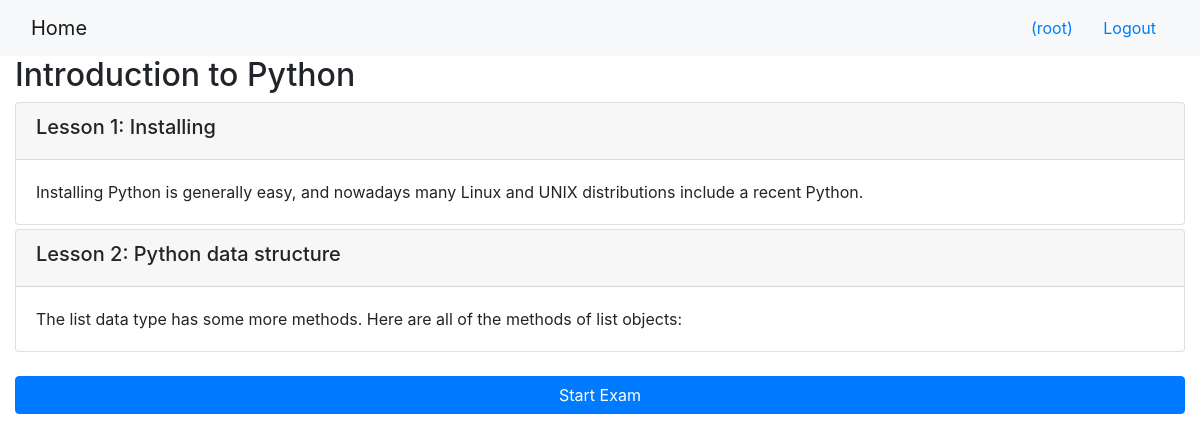
The page /onlinecourse/2/ (signed in) on the database as committed earlier.
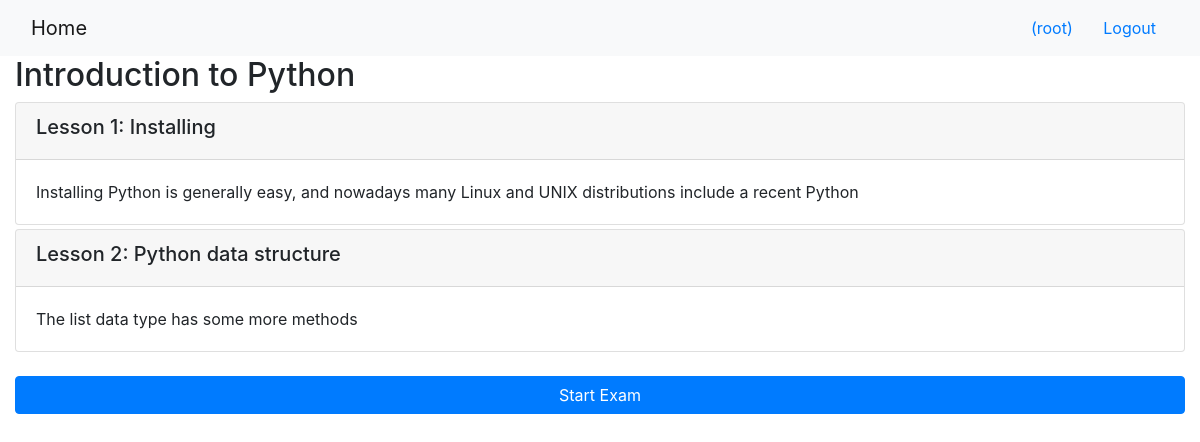
The same page on the database as committed later.
### onlinecourse/models.py (models this page shows, shortened)
class Lesson(models.Model):
    title = models.CharField(max_length=200, default="title")
    order = models.IntegerField(default=0)
    course = models.ForeignKey(Course, on_delete=models.CASCADE)
    content = models.TextField()

### onlinecourse/views.py (the view)
# urls.py: path('<int:pk>/', views.CourseDetailView.as_view(), name='course_details'),
class CourseDetailView(generic.DetailView):
    model = Course
    template_name = 'onlinecourse/course_detail_bootstrap.html'

### onlinecourse/templates/onlinecourse/course_detail_bootstrap.html (shortened to what this page needs)
<!DOCTYPE html>
<html lang="en">
<head>
     {% load static %}
    <link rel="stylesheet" href="https://maxcdn.bootstrapcdn.com/bootstrap/4.5.2/css/bootstrap.min.css">
</head>
<body>
    <nav class="navbar navbar-light bg-light">
        <div class="container-fluid">
            <div class="navbar-header">
                  <a class="navbar-brand" href="{% url 'onlinecourse:index' %}">Home</a>
            </div>
            <ul class="nav navbar-nav navbar-right">
                {% if user.is_authenticated %}
                <li>
                    <a class="btn btn-link" href="#">{{ user.first_name }}({{ user.username }})</a>
                    <a class="btn btn-link" href="{% url 'onlinecourse:logout' %}">Logout</a>
                </li>
                {% endif %}
            </ul>
        </div>
    </nav>
    <div class="container-fluid">
            <h2>{{ course.name }}</h2>
            <div class="card-columns-vertical">
                {% for lesson in course.lesson_set.all %}
                    <div class="card mt-1">
                        <div class="card-header"><h5>Lesson {{lesson.order|add:1}}: {{lesson.title}}</h5></div>
                        <div class="card-body">{{lesson.content}}</div>
                    </div>
                {% endfor %}
            </div>
            {% if user.is_authenticated %}
            <button class="btn btn-primary btn-block" type="button" data-toggle="collapse" data-target="#exam">Start Exam</button>
            {% endif %}
    </div>
</body>
</html>

Rows that differ between the two databases and show on the page:
changed Lesson "Installing": content "Installing Python is generally easy, and nowadays many Linux and UNIX distributions include a recent Python." → "Installing Python is generally easy, and nowadays many Linux and UNIX distributions include a recent Python"
changed Lesson "Python data structure": content "The list data type has some more methods. Here are all of the methods of list objects:" → "The list data type has some more methods"
